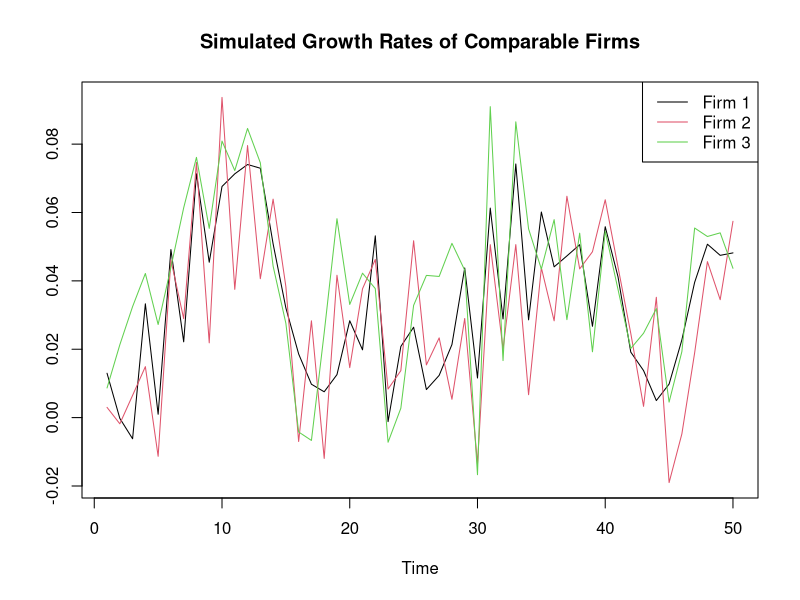

This figure's R source:
# Set parameters
T <- 50  # number of time periods
K <- 3    # number of firms (variables)
p <- 2    # lag order

# set.seed(123) # for reproducibility

#---------------------------------------------------------
# Step 1: Construct stable VAR coefficients
# Each A_i is K x K. We choose small coefficients to ensure stability.
# Construct A_i matrices with domain structure:
# - Diagonal elements: moderate positive persistence (e.g. around 0.2)
# - Off-diagonal elements: smaller positive values (e.g. around 0.05) to represent some cross-influence
# After constructing, we will verify stability and scale if needed.

A_list <- vector("list", p)
for (i in 1:p) {
  A_raw <- matrix(0, nrow=K, ncol=K)
  
  # Diagonal: persistence
  diag(A_raw) <- runif(K, min=0.1, max=0.3)  # Own-lag coefficients in [0.1,0.3]
  
  # Off-diagonal: cross-effects
  # Small random positive values to indicate that if one firm grows, it slightly helps others in the future.
  for (r in 1:K) {
    for (col in 1:K) {
      if (r != col) {
        A_raw[r, col] <- rnorm(1, mean=0.05, sd=0.02) # Slight positive influence
      }
    }
  }
  
  # Check eigenvalues for stability: If max eigenvalue >= 1, scale down
  eigenvals <- eigen(A_raw)$values
  if (max(Mod(eigenvals)) >= 1) {
    scale_factor <- 1.1 * max(Mod(eigenvals))
    A_raw <- A_raw / scale_factor
  }
  
  A_list[[i]] <- A_raw
}
A_list
#---------------------------------------------------------
# Step 2: Set a drift (constant term)
# Assume all firms have a slightly positive average growth rate, say around 1% per period.
c <- rep(0.01, K)  # all firms grow ~1% on average

#---------------------------------------------------------
# Step 3: Generate correlated disturbance terms
# Firms are in the same sector, so their shocks are positively correlated.
Rho <- matrix(c(1,   0.7, 0.6,
                0.7, 1,   0.65,
                0.6, 0.65,1   ), nrow=K)
# Set standard deviations: assume the leading firm has slightly lower volatility
sd_vec <- c(0.02, 0.025, 0.025)
Sigma <- diag(sd_vec) %*% Rho %*% diag(sd_vec)

# We must generate normal random vectors with covariance Sigma.
# Without external libraries, we can use a Cholesky decomposition:
cholSigma <- chol(Sigma)
Z <- matrix(rnorm(T*K), T, K)
eps <- Z %*% cholSigma  # eps now has covariance Sigma

#---------------------------------------------------------
# Step 4: Simulate the VAR(p) process
Y <- matrix(0, nrow=T, ncol=K)

# Initialize first p observations:
# Start them around the drift, perhaps with small random deviations
for (i in 1:p) {
  Y[i,] <- c + rnorm(K, mean=0, sd=0.01)
}

# Generate the series
for (t in (p+1):T) {
  # Compute the VAR component
  Y_t <- c
  for (lag in 1:p) {
    Y_t <- Y_t + A_list[[lag]] %*% Y[t-lag,]
  }
  # Add the shock
  Y[t,] <- Y_t + eps[t,]
}

#---------------------------------------------------------
# Step 5: Inspect the simulated results
# Each column is a firm. They should exhibit similar growth patterns and co-movements.
ts.plot(Y, col=1:K, main="Simulated Growth Rates of Comparable Firms")
legend("topright", legend=paste("Firm", 1:K), col=1:K, lty=1)

# The time series Y now represent growth rates for three comparable firms.
# They share similar drift, are correlated, and follow a stable VAR(p) process.




